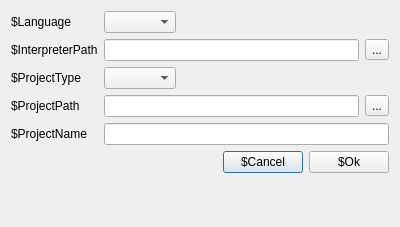
<?xml version="1.0" encoding="UTF-8"?>
<ui version="4.0">
 <class>SCreateNewProject</class>
 <widget class="QDialog" name="SCreateNewProject">
  <property name="geometry">
   <rect>
    <x>0</x>
    <y>0</y>
    <width>400</width>
    <height>227</height>
   </rect>
  </property>
  <property name="minimumSize">
   <size>
    <width>400</width>
    <height>227</height>
   </size>
  </property>
  <property name="maximumSize">
   <size>
    <width>400</width>
    <height>227</height>
   </size>
  </property>
  <property name="windowTitle">
   <string>$CreateNewProject</string>
  </property>
  <layout class="QVBoxLayout" name="verticalLayout">
   <item>
    <layout class="QFormLayout" name="formLayout">
     <property name="fieldGrowthPolicy">
      <enum>QFormLayout::ExpandingFieldsGrow</enum>
     </property>
     <item row="0" column="0">
      <widget class="QLabel" name="lLanguage">
       <property name="text">
        <string>$Language</string>
       </property>
      </widget>
     </item>
     <item row="1" column="0">
      <widget class="QLabel" name="lInterpreter">
       <property name="text">
        <string>$InterpreterPath</string>
       </property>
      </widget>
     </item>
     <item row="2" column="0">
      <widget class="QLabel" name="lProjectType">
       <property name="text">
        <string>$ProjectType</string>
       </property>
      </widget>
     </item>
     <item row="3" column="0">
      <widget class="QLabel" name="lProjectPath">
       <property name="text">
        <string>$ProjectPath</string>
       </property>
      </widget>
     </item>
     <item row="0" column="1">
      <widget class="QComboBox" name="cbLanguage"/>
     </item>
     <item row="1" column="1">
      <layout class="QHBoxLayout" name="horizontalLayout_2">
       <property name="rightMargin">
        <number>0</number>
       </property>
       <item>
        <widget class="QLineEdit" name="eInterpreterPath"/>
       </item>
       <item>
        <widget class="QToolButton" name="bSelectInterpreterPath">
         <property name="text">
          <string>...</string>
         </property>
        </widget>
       </item>
      </layout>
     </item>
     <item row="2" column="1">
      <widget class="QComboBox" name="cbProjectType"/>
     </item>
     <item row="3" column="1">
      <layout class="QHBoxLayout" name="horizontalLayout_3">
       <property name="rightMargin">
        <number>0</number>
       </property>
       <item>
        <widget class="QLineEdit" name="eProjectPath"/>
       </item>
       <item>
        <widget class="QToolButton" name="bSelectProjectPath">
         <property name="text">
          <string>...</string>
         </property>
        </widget>
       </item>
      </layout>
     </item>
     <item row="4" column="0">
      <widget class="QLabel" name="lProjectName">
       <property name="text">
        <string>$ProjectName</string>
       </property>
      </widget>
     </item>
     <item row="4" column="1">
      <widget class="QLineEdit" name="eProjectName"/>
     </item>
    </layout>
   </item>
   <item>
    <layout class="QHBoxLayout" name="horizontalLayout">
     <property name="topMargin">
      <number>0</number>
     </property>
     <item>
      <spacer name="horizontalSpacer">
       <property name="orientation">
        <enum>Qt::Horizontal</enum>
       </property>
       <property name="sizeHint" stdset="0">
        <size>
         <width>40</width>
         <height>20</height>
        </size>
       </property>
      </spacer>
     </item>
     <item>
      <widget class="QPushButton" name="bCancel">
       <property name="text">
        <string>$Cancel</string>
       </property>
      </widget>
     </item>
     <item>
      <widget class="QPushButton" name="bCreate">
       <property name="text">
        <string>$Ok</string>
       </property>
      </widget>
     </item>
    </layout>
   </item>
   <item>
    <spacer name="verticalSpacer">
     <property name="orientation">
      <enum>Qt::Vertical</enum>
     </property>
     <property name="sizeHint" stdset="0">
      <size>
       <width>20</width>
       <height>40</height>
      </size>
     </property>
    </spacer>
   </item>
  </layout>
 </widget>
 <resources/>
 <connections/>
</ui>
